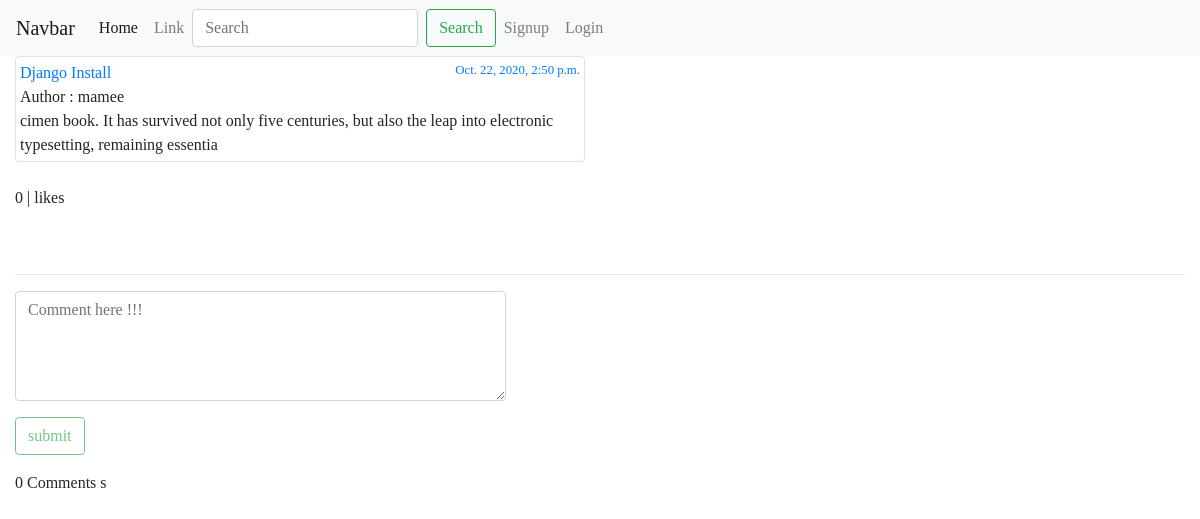
/detail/Django_Install/, run on the app's committed database.
### blog/models.py (models this page shows, shortened)
class Post(models.Model):
	STATUS_CHOICES = (
		('draft','Draft'),
		('publshed','Publshed'),
		)
	title   = models.CharField(max_length=220)
	content = models.TextField(max_length=1000, blank=True)
	slug    = models.SlugField(max_length=120)
	author  = models.ForeignKey(User,related_name='blog_post', on_delete=models.CASCADE)
	likes   = models.ManyToManyField(User, related_name='likes',blank=True )
	created = models.DateTimeField(auto_now_add=True)
	updated = models.DateTimeField(auto_now=True)
	status  = models.CharField(max_length=10, choices=STATUS_CHOICES, default='draft')
	def total_like(self):
		return self.likes.count()

### blog/views.py (the view)
# urls.py: path('detail/<str:slug>/',detail,name='detail_post'),
def detail(request,slug):
	post = get_object_or_404(Post,slug=slug)
	comments = Comment.objects.filter(post=post,reply=None).order_by('-id')
	is_liked = False
	if post.likes.filter(id=request.user.id).exists():
		is_liked = True
	if request.method == "POST":
		comment_form = CommentForm(request.POST or None)
		if comment_form.is_valid():
			content  = request.POST.get('content')
			reply_id = request.POST.get('comment_id')
			comment_qs = None
			if reply_id:
				comment_qs = Comment.objects.get(id=reply_id)
			comment  = Comment.objects.create(post=post, user=request.user, content=content,reply=comment_qs)
			comment.save()
	else:
		comment_form = CommentForm()
	context = {'post':post,'is_liked':is_liked,
		'total_like':post.total_like(),'comments':comments,'comment_form':comment_form}
	if request.is_ajax():
		html = render_to_string('post/comment.html',context,request=request)
		return JsonResponse({'form':html})
	return render(request, 'post/detail.html',context)

### blog/forms.py
class CommentForm(forms.ModelForm):
	content = forms.CharField(label="",widget=forms.Textarea(attrs={'class':'form-control', 'placeholder':'Comment here !!!', 'rows':'4','cols':'50'}))
	class Meta:
		model  = Comment
		fields = ['content',]

### blog/templates/post/detail.html (shortened to what this page needs)
{% extends "main.html" %}
{% block body %}
<div class="row">
    <div class="col-md-6">
        <div class="img-thumbnail">
                <a href="#">{{post.title}}<small style="float: right;">{{post.created}}</small></a><br>
                Author : {{post.author}}<br>
                {{post.content}}
        </div>
            <br>
        <div id="like-section">
                {% include 'post/like_section.html' %}
        </div>
    </div>
</div>
<br><br>
<hr>
<div class="main-comment-section">
  {% include 'post/comment.html' %}
</div>
{% endblock body%}

### static/blog/css/style.css (style rules this page uses)
html { position: relative; min-height: 100%; }
body { font-family: 'Lucida Casaul', 'Comic Sans MS'; }

### data on the page
Post: title "Django Install", created "Oct. 22, 2020, 2:50 p.m.", author "mamee", content "cimen book. It has survived not only five centuries, but also the leap into electronic typesetting, remaining essentia"

### other printed values
{{ total_like }} "0"
{{ comments.count }} "0"
